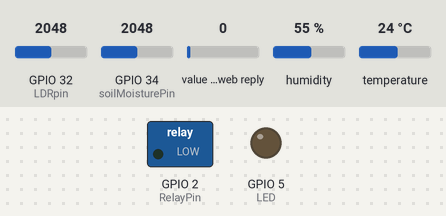
Bench run of a sketch on a simulated ESP32. On the bench: switched loads named in the sketch (green lamp = pin HIGH), output pins drawn as LEDs (lit = HIGH). The inputs (shaded band) are chosen by the test bench; at power-on: value in the web reply 0, GPIO 32 (LDRpin) = 2048, GPIO 34 (soilMoisturePin) = 2048, humidity 55 %, temperature 24 °C. WiFi joins after 1.5 s; servers stay silent unless stated; web services answer with replies made up by the test bench; what the sketch prints to the serial monitor is not drawn.

Above: at 2.8 s.
2.9 s: value in the web reply set to 64
7.9 s: value in the web reply set to 68
At 10.4 s:
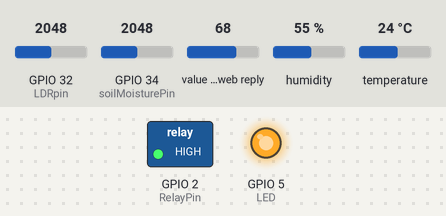
12.9 s: GPIO 32 (LDRpin) set to 316
19.0 s: GPIO 32 (LDRpin) set to 288
At 22.4 s:
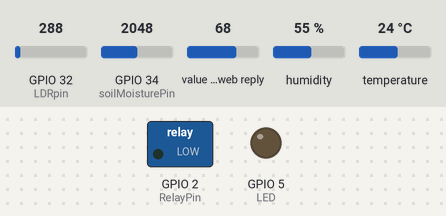
24.0 s: GPIO 32 (LDRpin) set to 840
At 26.8 s:
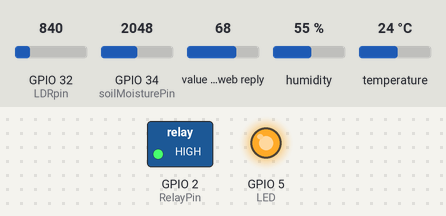
29.0 s: GPIO 32 (LDRpin) set to 260
At 31.3 s:
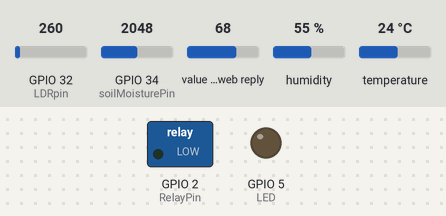
Timing chart, 0 to 32.8 s (numbered marks = the images above; inputs shaded):
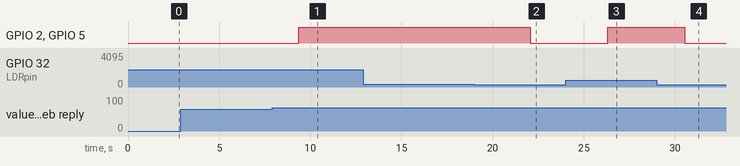

Measured:
- the behaviour switches between 66 and 67 on value in the web reply (found by bisection; images 0 and 1)
- the behaviour switches between 300 and 299 on GPIO 32 (LDRpin) (found by bisection; images 1 and 2)
- after the input at 2.9 s, every drawn part: stays the same
- after the input at 7.9 s, GPIO 2 (RelayPin), GPIO 5 (LED): LOW → HIGH after 1.5 s
- after the input at 12.9 s, every drawn part: stays the same
- after the input at 19.0 s, GPIO 2 (RelayPin), GPIO 5 (LED): HIGH → LOW after 3.1 s
- after the input at 24.0 s, GPIO 2 (RelayPin), GPIO 5 (LED): LOW → HIGH after 2.3 s
- after the input at 29.0 s, GPIO 2 (RelayPin), GPIO 5 (LED): HIGH → LOW after 1.5 s

The sketch:

final_aurdino.ino
```cpp
#include <WiFi.h>;
#include <WiFiClient.h>;
#include <ThingSpeak.h>;

const char* ssid ="AEIE_AP"; //Your Network SSID
const char* password = "12345678"; //Your Network Password

WiFiClient client;
unsigned long myChannelNumber = 2237283;
const char* myWriteAPIKey = "UJNR6LH8E6MJ2CRY";  //  Enter your Write API key from ThingSpeak
const char * myReadAPIKey= "JOSAN7USB22WPHTJ";
const char* host = "api.thingspeak.com";

int ldrValue;
int LDRpin = 32;
// Threshold values to determine night or day
const int nightThreshold = 300;  // Adjust this value based on your environment
const int dayThreshold = 800;    // Adjust this value based on your environment

const int soilMoisturePin = 34; // Analog input pin for soil moisture sensor

// Calibration constants (example values; adjust as needed)
const int dryValue = 4095;   // Raw sensor reading in dry air or air + sensor resistance
const int wetValue = 1000;   // Raw sensor reading in fully submerged water

#include <DHT.h>;
#include "DHT.h"
#define DHTPIN 4      //pin where the dht11 is connected
#define LED 5
#define RelayPin 2
#define DHTTYPE DHT11

DHT dht (DHTPIN, DHT11);

void setup() {
  // put your setup code here, to run once:
  Serial.begin(115200);
  delay(10);
  dht.begin();
  Serial.println("Connecting to ");
  Serial.println(ssid);

  WiFi.begin(ssid, password);

  while(WiFi.status() != WL_CONNECTED)
  {
    delay(500);
    Serial.print(".");
  }
   Serial.println("");
    Serial.println("Wifi connected");
  ThingSpeak.begin(client);
  delay(100);
  pinMode(LDRpin,INPUT);
  pinMode(LED, OUTPUT);
  pinMode(RelayPin, OUTPUT);
}

void upload_data()
{
      float h = dht.readHumidity();
      float t = dht.readTemperature();

              if (isnan(h) || isnan(t))
                 {
                     Serial.println("Failed to read from DHT sensor!");
                      return;
                 }

                         if (client.connect(host,80))   //   "184.106.153.149" or api.thingspeak.com
                      {
                            String myString = String(myWriteAPIKey);
                             String postStr = myString;
                             postStr +="&field1=";
                             postStr += String(t);
                             postStr +="&field2=";
                             postStr += String(h);
                             postStr += "\r\n\r\n";

                             client.print("POST /update HTTP/1.1\n");
                             client.print("Host: api.thingspeak.com\n");
                             client.print("Connection: close\n");
                             client.print("X-THINGSPEAKAPIKEY: "+myString+"\n");
                             client.print("Content-Type: application/x-www-form-urlencoded\n");
                             client.print("Content-Length: ");
                             client.print(postStr.length());
                             client.print("\n\n");
                             client.print(postStr);

                             Serial.print("Temperature: ");
                             Serial.print(t);
                             Serial.print(" °C, Humidity: ");
                             Serial.print(h);
                             Serial.println("%. Publishing to Thingspeak.");
                             ThingSpeak.setField(1, t);
                             ThingSpeak.setField(2, h);
                             delay(2000);
                        }
          client.stop();

          Serial.println("Waiting...");
}
void loop() {
  // put your main code here, to run repeatedly:
  upload_data();

  ldrValue = analogRead (LDRpin);
  float value = ThingSpeak.readFloatField(myChannelNumber, 5, myReadAPIKey);;
  Serial.print("Required soil moisture value: ");
  Serial.println(value);

  float curr_moisture = read_moisture();  // Read moisture data

  float lightIntensity = map(ldrValue, 0, 4095, 0, 100);  // Assuming a 12-bit ADC (0-4095 range)

  // Print the LDR value and light intensity
  Serial.print("LDR Value: ");
  Serial.print(ldrValue);
  Serial.print("\tLight Intensity: ");
  Serial.println(lightIntensity);
  ThingSpeak.setField(3, ldrValue);
  if(curr_moisture<value){
     Serial.print("Current soil moisture value is less than required soil mositure.");
    // Determine if it's night or day
    if (ldrValue < nightThreshold) {
      Serial.println("It is night");
      digitalWrite(LED, LOW);
      digitalWrite(RelayPin, LOW);
      Serial.println("Its night no need for irrigation....... MOTOR OFF!!!!!!!");
    }
    else {
      Serial.println("It is day");
      digitalWrite(LED, HIGH); // turn the LED on.
      digitalWrite(RelayPin, HIGH);
      Serial.println("!!!!! MOTOR ON !!!!!!!");
    }
  }
  else{
      Serial.print("Current soil moisture value is not less than required soil mositure.");
      Serial.println("Sufficient water in the field ...... MOTOR OFF!!!!!!!");
      digitalWrite(LED, LOW);            //Initially LED is turned off
      digitalWrite(RelayPin, LOW);
  }
  delay(400);

  ThingSpeak.writeFields(myChannelNumber, myWriteAPIKey);
}

float read_moisture(){
    int sensorValue = analogRead(soilMoisturePin);

    // Calculate moisture percentage based on linear interpolation
    float moisturePercentage = map(sensorValue, dryValue, wetValue, 0, 100);
    moisturePercentage = constrain(moisturePercentage, 0, 100);

    Serial.print("Sensor Value: ");
    Serial.print(sensorValue);
    Serial.print("\tMoisture Percentage: ");
    Serial.print(moisturePercentage, 2);
    Serial.println("%");
    ThingSpeak.setField(4, moisturePercentage);
    delay(1000);
    return moisturePercentage;

}
```
